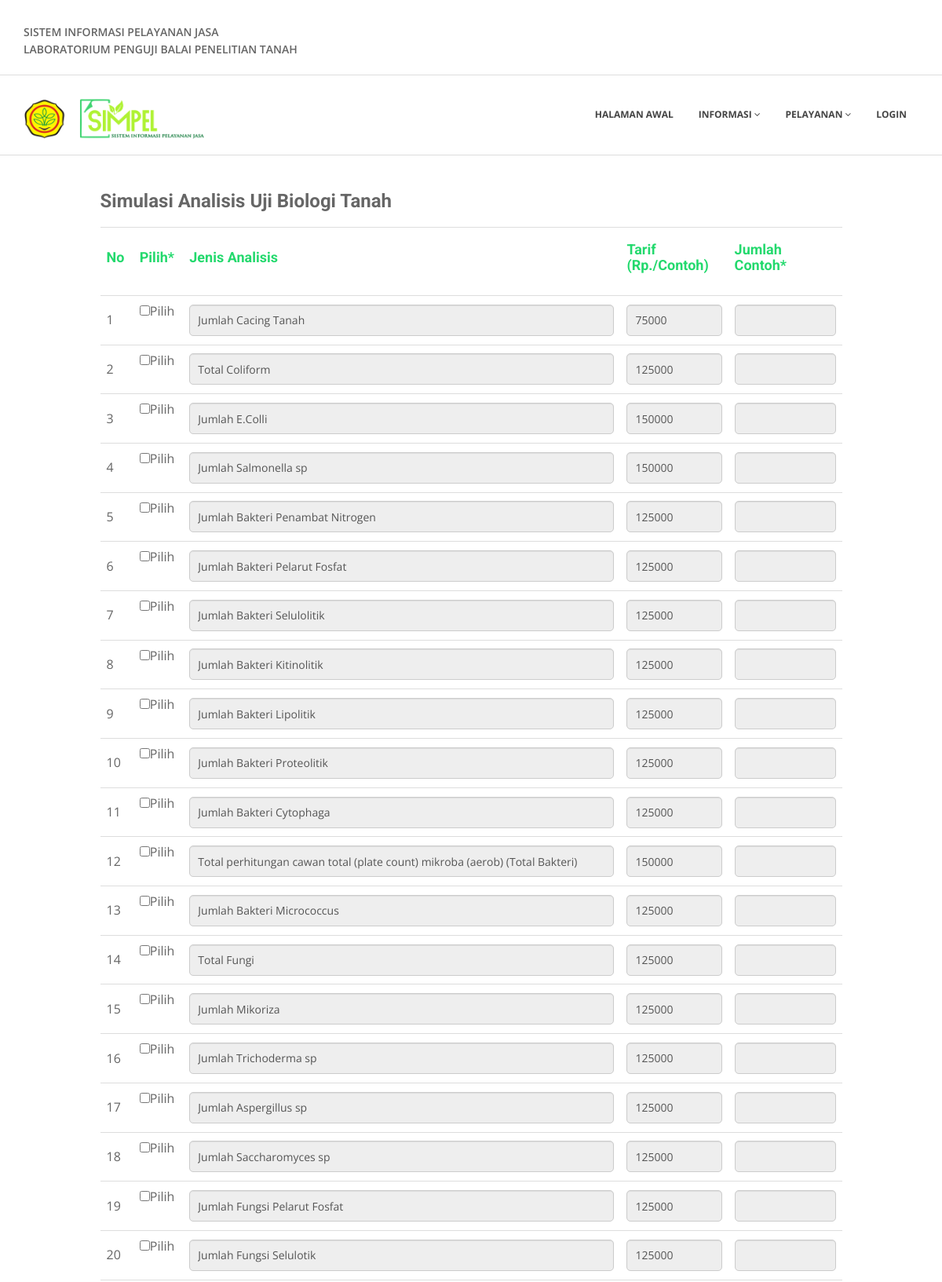
The page /user/index.php?view=simulasi-biologi (upper part) on the database its author committed.
### tables this page shows
CREATE TABLE `pertanyaan` (
  `kode_pertanyaan` varchar(10) NOT NULL,
  `kode_analisis` varchar(10) NOT NULL,
  `isi_pertanyaan` text NOT NULL,
  `tarif` double NOT NULL,
  `kelompok` varchar(10) NOT NULL
);

### user/simulasi/simulasibiologi.php (the view, shortened to what this page needs)
<div class="container">
	<div class="row">
		<div class="col-xs-10 col-md-10 col-md-offset-1">
			<h3>Simulasi Analisis Uji Biologi Tanah</h3>
				<div class="row">
					<div class="col-lg-12">
						<checkbox name="pertanyaan" value="">
						<table class="table" width="1000px" cellpadding="2"  cellspacing="3" align="center">
							<tr>
								<td width="2%"><h4> <font color="#23d96d">  No </font></h4></td>
								<td width="2%"><h4> <font color="#23d96d">  Pilih* </font></h4></td>
								<td width="50%"><h4> <font color="#23d96d">  Jenis Analisis </font></h4></td>
								<td width="10%"><h4> <font color="#23d96d">  Tarif (Rp./Contoh) </font></h4></td>
								<td width="13%"><h4> <font color="#23d96d">  Jumlah Contoh* </font></h4></td>
							</tr>
							<?php
							include "koneksi.php";
							$banyaknya=1;
							$no=1;
							$select = mysqli_query($connect, "SELECT* FROM pertanyaan WHERE kode_analisis = 'BT'");
							while($hasil = mysqli_fetch_array($select))
							{
							?>
							<tr>
								<td> <?php echo $no; $no++; ?></td>
								<td>
									<input type="checkbox" name="pertanyaan[]" value="<?php echo $hasil['kode_pertanyaan']; ?>" id="<?php echo "cekbox".$banyaknya; ?>" onclick="run(<?php echo $banyaknya; ?>);" />Pilih<br /><br />
								</td>
								<td>
									<input type="text" id="<?php echo "isi".$banyaknya; ?>" class="form-control input-lg" value="<?php echo $hasil['isi_pertanyaan']; ?>" readonly disabled>
								</td>
								<td>
									<input type="text" id="<?php echo "tarif".$banyaknya; ?>" class="form-control input-lg" value="<?php echo $hasil['tarif'];?>" readonly >
								</td>
								<td>
									<input type="number" name="banyaknya" id="<?php echo "index".$banyaknya; ?>"value="" disabled onchange="total(<?php echo $hasil['tarif'];?>, <?php echo "'"."index".$banyaknya."'"; ?>, <?php echo "'"."coba".$banyaknya."'"; ?>);" class="form-control input-lg">
								</td>
							</tr>
							<?php
							$banyaknya++;
							}
							?>
						</table>
					</div>
				</div>
			</div>
		</div>
	</div>

### user/css/style.css (style rules this page uses)
body { font-family:'Open Sans', Arial, sans-serif; font-size:14px; font-weight:300; line-height:1.6em; color:#656565; }
h1,h2, h3, h4, h5, h6 { font-family:'Roboto', sans-serif; font-weight:700; line-height:1.1em; color:#666; margin-bottom: 20px; }
.row,.row-fluid { margin-bottom:30px; }
.row .row,.row-fluid .row-fluid { margin-bottom:0px; }

### user/bodybg/bg1.css (style rules this page uses)
body { background: url(../img/bodybg/bg1.png) repeat left top; }

### rows shown on the page
pertanyaan: isi_pertanyaan "Jumlah Cacing Tanah", tarif "75000"
pertanyaan: isi_pertanyaan "Total Coliform", tarif "125000"
pertanyaan: isi_pertanyaan "Jumlah E.Colli", tarif "150000"
pertanyaan: isi_pertanyaan "Jumlah Salmonella sp", tarif "150000"
pertanyaan: isi_pertanyaan "Jumlah Bakteri Penambat Nitrogen", tarif "125000"
pertanyaan: isi_pertanyaan "Jumlah Bakteri Pelarut Fosfat", tarif "125000"
pertanyaan: isi_pertanyaan "Jumlah Bakteri Selulolitik", tarif "125000"
pertanyaan: isi_pertanyaan "Jumlah Bakteri Kitinolitik", tarif "125000"
pertanyaan: isi_pertanyaan "Jumlah Bakteri Lipolitik", tarif "125000"
pertanyaan: isi_pertanyaan "Jumlah Bakteri Proteolitik", tarif "125000"
pertanyaan: isi_pertanyaan "Jumlah Bakteri Cytophaga", tarif "125000"
pertanyaan: isi_pertanyaan "Total perhitungan cawan total (plate count) mikroba (aerob) (Total Bakteri)", tarif "150000"
pertanyaan: isi_pertanyaan "Jumlah Bakteri Micrococcus", tarif "125000"
pertanyaan: isi_pertanyaan "Total Fungi", tarif "125000"
pertanyaan: isi_pertanyaan "Jumlah Mikoriza", tarif "125000"
pertanyaan: isi_pertanyaan "Jumlah Trichoderma sp", tarif "125000"
pertanyaan: isi_pertanyaan "Jumlah Aspergillus sp", tarif "125000"
pertanyaan: isi_pertanyaan "Jumlah Saccharomyces sp", tarif "125000"
pertanyaan: isi_pertanyaan "Jumlah Fungsi Pelarut Fosfat", tarif "125000"
pertanyaan: isi_pertanyaan "Jumlah Fungsi Selulotik", tarif "125000"
